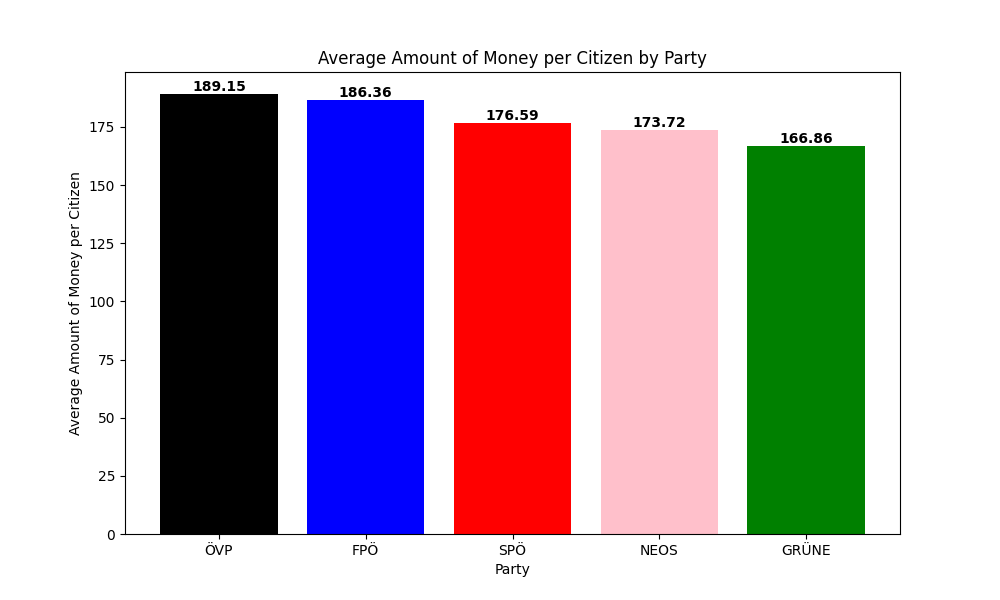

The Python source for this figure:
import json
import matplotlib.pyplot as plt

# Load JSON data containing information about citizens, parties, and climate_category
with open('nrwahl_plz.json', 'r') as file:
    data = json.load(file)

# List of parties to analyze
parties = ['ÖVP', 'FPÖ', 'SPÖ', 'NEOS', 'GRÜNE']

# Create dictionaries to store the total amount of money and the total number of citizens for each party
total_money_by_party = {party: 0 for party in parties}
total_citizens_by_party = {party: 0 for party in parties}

# Create lists to store the amount of money received by citizens for each party
money_received_by_party = {party: [] for party in parties}

# Define custom colors for each party
party_colors = {
    'ÖVP': 'black',
    'FPÖ': 'blue',
    'SPÖ': 'red',
    'NEOS': 'pink',
    'GRÜNE': 'green',
}
money_per_citizen = {1: 110, 2: 150, 3: 185, 4: 220}

# Calculate the total amount of money, the total number of citizens, and collect money data for each party
for area in data:
    for party in parties:
        party_votes = int(area[party])
        category = int(area['klima_category'])
        # Assuming you have the amount of money per citizen for each climate_category
        total_money_by_party[party] += party_votes * money_per_citizen[category]
        total_citizens_by_party[party] += party_votes
        money_received_by_party[party].extend([money_per_citizen[category]] * party_votes)

# Calculate the average amount of money per citizen for each party
average_money_by_party = {party: total_money / total_citizens for party, total_money, total_citizens in zip(parties, total_money_by_party.values(), total_citizens_by_party.values())}

# Extract average values for plotting
parties = list(average_money_by_party.keys())
average_money = list(average_money_by_party.values())

# Create a bar chart with custom colors and exact values
plt.figure(figsize=(10, 6))
bars = plt.bar(parties, average_money, color=[party_colors[party] for party in parties])
plt.xlabel('Party')
plt.ylabel('Average Amount of Money per Citizen')
plt.title('Average Amount of Money per Citizen by Party')

# Add exact values to the bars
for bar in bars:
    yval = bar.get_height()
    plt.text(bar.get_x() + bar.get_width()/2, yval, round(yval, 2), va='bottom', ha='center', color='black', fontweight='bold')

plt.savefig('klimabonus_average.png')

plt.show()


